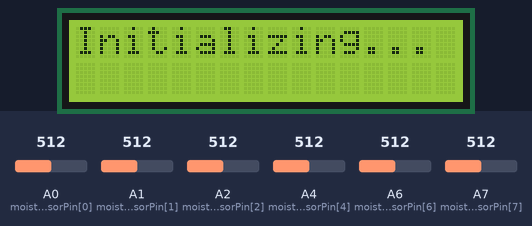
A sketch run on a simulated Arduino Mega 2560, built with avr-gcc and run on an emulated ATmega2560. On the bench: 16×2 character LCD. The test bench sets the inputs (shaded band); at power-on: A0 (moistureSensorPin[0]) = 512, A1 (moistureSensorPin[1]) = 512, A2 (moistureSensorPin[2]) = 512, A4 (moistureSensorPin[4]) = 512, A6 (moistureSensorPin[6]) = 512, A7 (moistureSensorPin[7]) = 512. What the sketch prints to the serial monitor is not drawn.

Above: at 0.1 s.
At 12.1 s:
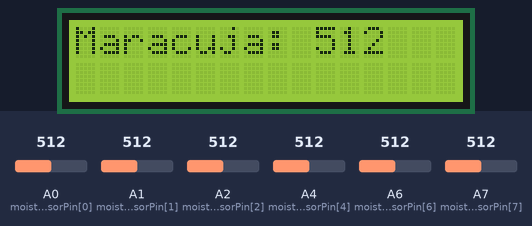
At 32.6 s:
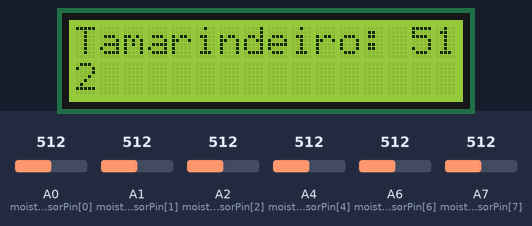
At 65.0 s:
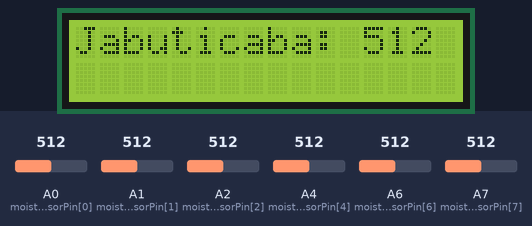
At 95.6 s:
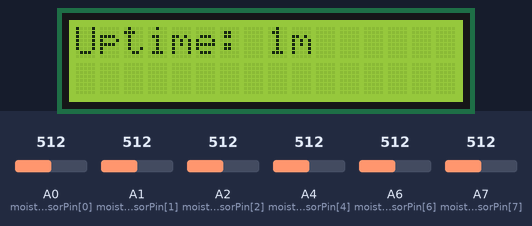
At 128.6 s:
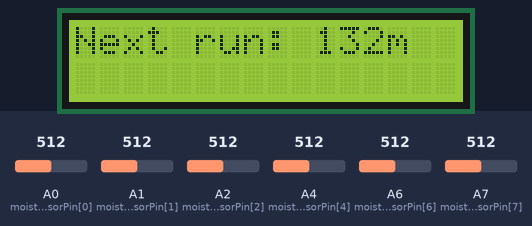

The sketch:

plant-watering.ino
```cpp
/*
  Automatically gives water to plant with humidity sensors, solenoid valves and a aquarium pump.
  The humidity sensor is turned off between measurements to avoid galvanic corrosion.
  This is build for a 16 relay board and an Arduino Mega driving it. Since we dedicate one of the relays to the Pump we can take care of 15 plant maximum
*/


// Alternative to strings:
// https://cpp4arduino.com/2020/02/07/how-to-format-strings-without-the-string-class.html


#include <LiquidCrystal.h>
#include <Adafruit_MAX31865.h>


/*
    Scaffolding for debug
*/

//#define DEBUG   //If you comment this line, the DPRINT & DPRINTLN lines are defined not as blank and a bunch of variables are set with values adequate for debugging
#ifdef DEBUG                                            //Macros are usually in all capital letters.
  #define DPRINT(...)    Serial.print(__VA_ARGS__)      //DPRINT is a macro, debug print
  #define DPRINTLN(...)  Serial.println(__VA_ARGS__)
  #define DELAY(...)    delay(__VA_ARGS__)
#else
  #define DPRINT(...)     //now defines a blank line
  #define DPRINTLN(...)
  #define DELAY(...)
#endif

const int relayON = LOW;                  //  Our relay activates when it gets a LOW signal from arduino
const int relayOFF = HIGH;
const int pumpPowerPin = 2;
const int moistureSensorsPowerPin = 26;    // all moisture sensors are powered from the same pin
const int waterLevelSensorPowerPin = 27;
const int waterLevelSensorPin = A15;

#ifdef DEBUG // Development rig
  const int samplesToTake = 5;
  const unsigned long timeBetweenSamples =  100;
  const int lcdRows = 4;
  const int lcdCols = 20;
#else
  const int samplesToTake = 30;             // Take a few sample measurements and average them for better precision
  const unsigned long timeBetweenSamples =  300;
  const int lcdRows = 2;
  const int lcdCols = 16;
#endif


/*
  The plant we are caring for, If the plant doesn't have a name, we will not look after her, so give her a name
  The order is important since they match the moisture sensors and solenoids installed in the plant
*/
String plant[] = {"Maracuja", "Limoeiro", "Tamarindeiro", "", "Hortela de Fora","Brocolli","Abacaxi Pequeno", "Jabuticaba", "", "", "", "", "", "", ""};
boolean indoor[] = {true, true, true, true, true, true, true, true, true, true, true, true, true, true, true};
// Moisture sensors (http://www.circuitstoday.com/arduino-soil-moisture-sensor) can be connected either to analog or digital pins, however digital pins are only 'wet/dry' not very useful...
int moistureSensorPin[] = {A0, A1, A2, A3, A4, A5, A6, A7, A8, A9, A10, A11, A12, A13, A14};
int solenoidPowerPin[] = {3, 4, 5 , 6 , 7 , 8 , 9 , 10 , 11, 12, 13, 22, 23, 24, 25};       // Digital pin providing power to the solenoids in the plant

/*
   Moisture level to start and stop watering.
   A value of 1023 is a dry sensor, 1200 is out of the range of the sensor so we use that for empty slots.
   When defining a new plant, put a proper value here.
   plant that like it wet should hover close to 500, dry should remain close to 800

  MANJERICAO - Has a different type of sensor with a different range, apparently not very good. Around 500 is on water and around 760 is on air. So a half way would be 630 but on very dry dirty
  it still shows around 570

*/
#ifdef DEBUG  // Development
  const unsigned long sleepTime = 120000;
  int startWatering[] = {100, 600, 600, 1200, 500, 525, 600, 600, 600, 1200, 1200, 1200, 1200, 1200, 1200};  // first plant always is watering
  int stopWatering[] = {600, 575, 575, 1200, 475, 520, 575, 575, 575, 1200, 1200, 1200, 1200, 1200, 1200};
  unsigned long wateringTime[] = {3000, 3000, 3000, 0, 3000, 3000, 3000, 3000, 3000, 0, 0, 0, 0, 0, 0};               // water for just enough time so we can inspect ( UL = unsigned long )
  int sensorSafetyUpperLimit = 850;
  int sensorSafetyLowerLimit = 250;  // force at least one plant sensor to be 'defective'
  int sensorSafetyShorted = 1;
#else
  const unsigned long sleepTime = 8000000;            // Time between runs to check if plant need water. 4.000.000 = 66 minutes. 8.000.000 = 133 minutes (time is in miliseconds)
  int startWatering[] = {600, 575, 575, 1200, 600, 1200, 575, 650, 575, 1200, 1200, 1200, 1200, 1200, 1200};
  int stopWatering[] = {575, 550, 550, 1200, 575, 1200, 600, 645, 550, 1200, 1200, 1200, 1200, 1200, 1200};       // When to stop watering. Be conservative, it is easy to get it too wet before the sensor measurement changes (water takes time to soak in)
  unsigned long wateringTime[] = {15000, 8000, 15000, 0, 120000, 0, 10000, 5000, 5000, 0, 0, 0, 0, 0, 0};                  // How long to water for ( ms )
  // Any measurement above or bellow those is considered a faulty sensor, broken or disconnected. A reading of 1 means the sensor is shorted
  int sensorSafetyUpperLimit = 900;
  int sensorSafetyLowerLimit = 250;
  int sensorSafetyShorted = 1;
#endif

boolean shouldWater[15] = {false};  // Flags to identify which plants need water
boolean isBroken[15] = {false};     // Fautly sensors


//LiquidCrystal lcd(rs,en,d4,d5,d6,d7);
LiquidCrystal lcd(53, 52, 51, 50, 49, 48);  // put your pin numbers here
String lastWatered = "";
String hasError = "";

unsigned long currentTime = 0;      // track the current time
unsigned long previousTime = 0;     // The last time we run


// Temperature sensor PT100
// Use software SPI: CS, DI, DO, CLK
Adafruit_MAX31865 thermo = Adafruit_MAX31865(46, 45, 44, 43);
// The value of the Rref resistor. Use 430.0 for PT100 and 4300.0 for PT1000
#define RREF      430.0
// The 'nominal' 0-degrees-C resistance of the sensor
// 100.0 for PT100, 1000.0 for PT1000
#define RNOMINAL  100.0

int currentTemp = 0;  // The current temperature measured

// Sets the digital channels to output and make sure the relays are all OFF
void setup() {
  // start the serial and the LCD
  Serial.begin(9600);
  lcd.begin(lcdCols, lcdRows);
  DPRINTLN("Initializing...");
  lcdWrite("Initializing...");

  for (byte i = 0; i < (sizeof(solenoidPowerPin) / sizeof(solenoidPowerPin[0])); i++)
  {
    pinMode(solenoidPowerPin[i], OUTPUT);
    digitalWrite(solenoidPowerPin[i], relayOFF);        // All valves off
  }

  pinMode(moistureSensorsPowerPin, OUTPUT);
  digitalWrite(moistureSensorsPowerPin, LOW);        // moisture sensor OFF
  pinMode(pumpPowerPin, OUTPUT);
  digitalWrite(pumpPowerPin, relayOFF);                // Pump Off
  pinMode(waterLevelSensorPowerPin, OUTPUT);
  digitalWrite(waterLevelSensorPowerPin, LOW);    // water level sensor OFF

  Serial.println("Initialize PT100 sensor");
  thermo.begin(MAX31865_3WIRE);  // set to 2WIRE or 4WIRE as necessary
}

/*
   TODO: Protection logic. Track for how long water has been given to the plants and if the moisture level remains low send some alert?
   - Could be a leaking hose
   - Could be a broken sensor

   TODO: Connect a PT100 sensor outside. only add the plants outside to the watering protocol if the temperature is above 5C

*/
void loop() {
  currentTime = millis();

  if (previousTime == 0 or currentTime - previousTime > sleepTime) {
    // Turn sensors on and give them some time to stablilize
    digitalWrite(moistureSensorsPowerPin, HIGH);
    wait(3000UL);

    // Check the moisture
    for (byte i = 0; i < (sizeof(moistureSensorPin) / sizeof(moistureSensorPin[0])); i++)
    {
      if ( plant[i] != "" && wateringTime[i] > 0) {
        // The moisture number is counter intuitive. A big number indicates dry ground
        int moistureAveraged = sampleMoisture(i);
        DPRINTLN("Sampled " + plant[i] + ": " + moistureAveraged);
        lcdWrite(plant[i] + ": " + moistureAveraged);
        wait(500UL);

        // Make sure there isn't anything strange on the sensor readings before allowing watering
        if (moistureAveraged >= sensorSafetyUpperLimit or moistureAveraged <= sensorSafetyLowerLimit or moistureAveraged == sensorSafetyShorted ) {
          // We got a broken sensor? A shorted connection? an empty tank? a leaky hose? in any case, will not water this one
          isBroken[i] = true;
          shouldWater[i] = false;
          DPRINTLN("Sensor on " + plant[i] +  " gave a reading out of range (" + moistureAveraged + "), please check if it is broken");
        }

        //if(checkSafeTemperature(i)){
          if (moistureAveraged > startWatering[i] && ! isBroken[i]) {
            DPRINTLN("Moisture is low in " + plant[i] + " needs watering");
            // Set a flag for this plant, we will water all at the same time later
            shouldWater[i] = true;
          } else if (moistureAveraged < stopWatering[i]) {
            DPRINTLN("Moisture is high in " + plant[i] + " do NOT need watering");
            // remove the flag
            shouldWater[i] = false;
          }
        //}
      } else {
        DPRINT("No plant installed on sensor ");
        DPRINT(i, DEC);
        DPRINTLN(" . Skipping.");
        shouldWater[i] = false;
      }
      Serial.println();
    }

    digitalWrite(moistureSensorsPowerPin, LOW);          // Don't need the sensors anymore, turn them OFF

    // water the plants
    doWatering();

    digitalWrite(pumpPowerPin, relayOFF);      // Turn the pump off before sleeping until next cycle
    previousTime = millis();                   // Save the time of the last run
  }

  // check the current temperature
  //currentTemp = checkTemp();

  // show the current status
  showStatus();
}


boolean checkSafeTemperature(int plantNum){
  Serial.print("Checking Safe Temp for Plant "); Serial.println(plant[plantNum]);
  char p[500];
  if (checkTemp() < 5.0 && indoor[plantNum] == false){
    snprintf(p, sizeof(p), "Plant %s is outside and temperature is less than 5C, not Watering", plant[plantNum].c_str());
    Serial.println(p);
    lcd.print(p);
    return false;
  }else{
//    snprintf(p, sizeof(p), "Plant %s is safe to water", plant[plantNum].c_str());
//    Serial.println(p);
    return true;
  }
}


float checkTemp(){
  uint16_t rtd = thermo.readRTD();

//  Serial.print("RTD value: "); Serial.println(rtd);
  float ratio = rtd;
  ratio /= 32768;
//  Serial.print("Ratio = "); Serial.println(ratio,8);
//  Serial.print("Resistance = "); Serial.println(RREF*ratio,8);
  Serial.print("Temperature = "); Serial.println(thermo.temperature(RNOMINAL, RREF));

 //  Check and print any faults
//  uint8_t fault = thermo.readFault();
//  if (fault) {
//    Serial.print("Fault 0x"); Serial.println(fault, HEX);
//    if (fault & MAX31865_FAULT_HIGHTHRESH) {
//      Serial.println("RTD High Threshold");
//    }
//    if (fault & MAX31865_FAULT_LOWTHRESH) {
//      Serial.println("RTD Low Threshold");
//    }
//    if (fault & MAX31865_FAULT_REFINLOW) {
//      Serial.println("REFIN- > 0.85 x Bias");
//    }
//    if (fault & MAX31865_FAULT_REFINHIGH) {
//      Serial.println("REFIN- < 0.85 x Bias - FORCE- open");
//    }
//    if (fault & MAX31865_FAULT_RTDINLOW) {
//      Serial.println("RTDIN- < 0.85 x Bias - FORCE- open");
//    }
//    if (fault & MAX31865_FAULT_OVUV) {
//      Serial.println("Under/Over voltage");
//    }
//    thermo.clearFault();
//  }
//  Serial.println();
//  delay(1000);


float temp = thermo.temperature(RNOMINAL, RREF);
//Serial.print("Temp as float "); Serial.println(temp);

return temp;
}


/*
   Wait for an specified amount of time without blocking the CPU (as delay() do)
*/
unsigned long endOfWait = 0;
void wait(unsigned long timeToWait) {
  //  DPRINTLN("Wait called");
  endOfWait = millis() + timeToWait;
  while (true) {
    currentTime = millis();
    if (currentTime >= endOfWait) {
      break;
    }
  }
  //  DPRINTLN("end of wait");
}


void showStatus() {

  showLastWatered();
  wait(3000UL);

 // showTemp();
 // wait(3000UL);

  showNextRun();
  wait(3000UL);

  showUptime();
  wait(3000UL);

  showErrors();
  wait(3000UL);

}


void showErrors(){
  // Collect the errors for displaying
  boolean somethingBroken = false;
  for (byte i = 0; i < (sizeof(isBroken) / sizeof(isBroken[0])); i++)
  {
    if (isBroken[i] == true) {
      if (hasError == "") {
        hasError += "Error, these sensors gave an strange reading:";
      }
      hasError += " " + plant[i];
      isBroken[i] = false;
      somethingBroken = true;
    }
  }
  if (hasError != "") {
    lcdWrite(hasError);
  }
  if(!somethingBroken){
    hasError = "";
  }
}


void showLastWatered() {
  if (lastWatered != "") {
    lcdWrite(lastWatered);
    DPRINTLN(lastWatered);
  }
}


void showTemp() {
    char temp[32];
//    Serial.println(currentTemp);
    int t = round_temp(currentTemp);
    snprintf(temp, sizeof(temp), "Temperature: %i C", t);
    Serial.println(temp);
    lcdWrite(temp);
    DPRINTLN(temp);
}


// Round the temperature up or down for display
int round_temp(float temp){
  // Round the temperature since %f doesn't work on arduino 8bits
  int t = 0;
  if (temp >= 0.0) {
    Serial.print("Rounding up to ");
    t = (int)(temp + 1);
  }else{
    Serial.println("Rounding down to ");
    t = (int)(temp - 1);
  }
    Serial.println(t);
//  Serial.print("Temperature rounded: "); Serial.println(t);
  return t;
}


void showNextRun() {
  unsigned int timeLeft = (sleepTime - (currentTime - previousTime)) / 1000 / 60;
  DPRINT("Minutes to next run: ");
  DPRINTLN(timeLeft);
  lcd.clear();
  lcd.print("Next run: " );
  lcd.print(timeLeft);
  lcd.print("m");
}

void showUptime() {
  unsigned int uptimeMin = currentTime / 1000 / 60;    // Time since last reset, in minutes
  unsigned int uptimeHr = uptimeMin / 60;              // in hours
  unsigned int uptimeDay = uptimeHr / 24;              // in days

  DPRINT("Uptime Min: ");
  DPRINTLN(uptimeMin);
  DPRINT("Uptime Hr: ");
  DPRINTLN(uptimeHr);
  DPRINT("Uptime Day: ");
  DPRINTLN(uptimeDay);

  lcd.clear();
  if (uptimeMin < 1440) { // up to a day, show in minutes
    lcd.print("Uptime: " );
    lcd.print(uptimeMin);
    lcd.print("m");
  } else if (uptimeHr < 240) { // up to 10 days, show in hours
    lcd.print("Uptime: " );
    lcd.print(uptimeHr);
    lcd.print("h");
  } else {                 // show in days
    lcd.print("Uptime: " );
    lcd.print(uptimeDay);
    lcd.print(" Days");
  }
}


/*
   Do the actual watering on the plants
*/
void doWatering() {
  lastWatered = "";
  for (byte i = 0; i < (sizeof(shouldWater) / sizeof(shouldWater[0])); i++)
  {
    if (shouldWater[i] == true) {
      if (lastWatered == "") {
        lastWatered = "Last Watered: ";
      }
      DPRINTLN("Watering " + plant[i] + " for " + wateringTime[i] / 1000 + "s");
      lcdWrite("Watering " + plant[i] + " for " + wateringTime[i] / 1000 + "s");
      digitalWrite(solenoidPowerPin[i], relayON);           // First open valve
      digitalWrite(pumpPowerPin, relayON);                  // Then turn pump on
      wait(wateringTime[i]);                               // Water for the defined period
      digitalWrite(solenoidPowerPin[i], relayOFF); // Close the valve
      DPRINTLN("adding " + plant[i] + " to last watered list");
      lastWatered += plant[i];
      lastWatered += " ";
      shouldWater[i] = false;
    }
  }
}


// samples the moisture of the plant the defined amount of times and return an average
int sampleMoisture(int moistureSensor)
{
  unsigned int moistureSampleSum = 0;
  for (int i = 0; i < samplesToTake; i++)
  {
    wait(timeBetweenSamples);
    moistureSampleSum += analogRead(moistureSensorPin[moistureSensor]);
  }
  // Return the average of the readings
  return moistureSampleSum / samplesToTake;
}


/*
   Handles changes of line and pagination for different sizes of LCD Screens
   Currently supports only 16x2 and 20x4
*/
void lcdWrite(String text) {
  // A 2 lines LCD writes on line 0 and 2
  // A 4 lines will write on lines 0, 2, 1 and finally 3
  int lcdLines[lcdRows];
  if (lcdRows == 2) {
    lcdLines[0] = 0;
    lcdLines[1] = 2;
  } else if (lcdRows == 4) {
    for (byte i = 0; i < 4; i++) {
      lcdLines[i] = i;
    }
  }

//  DPRINT("Text size to print ");
//  DPRINTLN(text.length());

  lcd.clear();
  if (text.length() > lcdCols) {
    char buffer[text.length() + 1];
    text.toCharArray(buffer, text.length() + 1);
    byte lin = 0;
    for (byte i = 0; i < text.length(); i++) {
      //       DPRINT("calculating remainder of ");
      //       DPRINT( i+1);
      //       DPRINT(" and " );
      //       DPRINTLN(lcdCols * lcdRows);
      //       DPRINT("Remainder screen " );
      //       DPRINTLN((i+1) % (lcdCols * lcdRows));

      if ( (i + 1) % (lcdCols * lcdRows) != 0) { // the screen is not full yet
        //        DPRINT("Remainder line of ");
        //        DPRINT( i + 1);
        //        DPRINT(" and ");
        //        DPRINTLN(lcdCols);
        //        DPRINT("Remainder line " );
        //        DPRINTLN( (i + 1) % (lcdCols) );
        if ( (i + 1) % (lcdCols)  != 0  ) {     // the line is not full yet
          lcd.print(buffer[i]);
          //  DPRINT(buffer[i]);
          wait(100UL);
        } else {
          // We are at the last character on the line, let's print and move to the next line
          lcd.print(buffer[i]);
          //            int lines = (sizeof(lcdLines)/sizeof(lcdLines[0]))-1;
          //            DPRINT("lines " );
          //            DPRINTLN(lines);
          if (lin < (sizeof(lcdLines) / sizeof(lcdLines[0])) - 1) {
            //            DPRINTLN("adding to lin ");
            lin += 1;
          } else {
//            DPRINTLN("Cursor moved to line zero");
            lin = 0; // back to first line
          }
          //            DPRINT("lin variable ");
          //            DPRINTLN(lin          //            DPRINT("Moving to next line: ");
          //            DPRINTLN(lcdLines[lin]);
          //            for(byte x=0; x<sizeof(lcdLines)/sizeof(lcdLines[0]); x++){
          //              DPRINT("contents of lcdLines ");
          //              DPRINTLN(lcdLines[x]);
          //            }
//          DPRINTLN("Moving cursor to next line ");
          //          DPRINTLN(lcdLines[lin]);
          lcd.setCursor(0, lcdLines[lin]);        // move cursor to next line
          DELAY(100);
        }
      } else { // we are at the last character of the page, print it a and move to next page
        lcd.print(buffer[i]);
//        DPRINTLN("Moving to next page");
        wait(2000UL);
        lcd.clear();
//        DPRINTLN("Cursor moved to line zero");
        lin = 0;
        //        DPRINTLN("rolling lin back to zero ");
        DELAY(100);
      }
    }
  } else {
    lcd.print(text);
  }
}
```

Measured:
- what the display in image 1 shows lasts 9.5 s, from 12.1 s to 21.6 s
- what the display in image 2 shows lasts 9.6 s, from 32.6 s to 42.2 s
- what the display in image 3 shows lasts 3.5 s, from 65.0 s to 68.5 s
- what the display in image 4 shows lasts 9.0 s, from 95.5 s to 104.5 s
